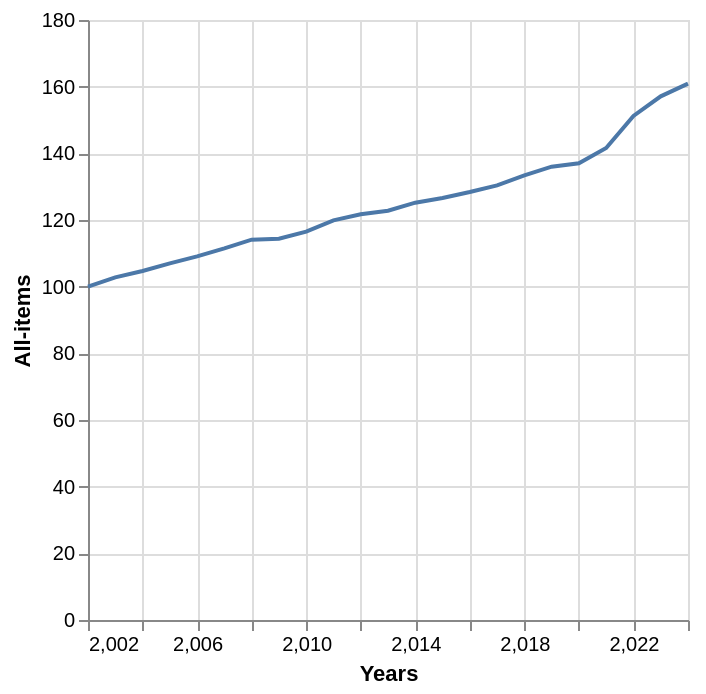

The notebook cell this image was saved under:
### Code cell
import altair as alt

data = pd.DataFrame(df)

# Vega-Altair's syntax and structure may be more comfortable for R and JavaScript users
alt.Chart(data).mark_line().encode(
    x='Years',
    y='All-items',
)

### Figure 1 — Vega-Lite specification as saved in the notebook (floating-point values rounded to 4 significant figures)
{"config": {"view": {"continuousWidth": 300, "continuousHeight": 300}}, "data": {"name": "data-583a02f35f10a0ed06512e9eea671e0e"}, "mark": {"type": "line"}, "encoding": {"x": {"field": "Years", "type": "quantitative"}, "y": {"field": "All-items", "type": "quantitative"}}, "$schema": "https://vega.github.io/schema/vega-lite/v5.20.1.json", "datasets": {"data-583a02f35f10a0ed06512e9eea671e0e": [{"Years": 2002, "All-items": 100.0, "Food": 100.0, "Shelter": 100.0, "Household operations, furnishings and equipment": 100.0, "Clothing and footwear": 100.0, "Transportation": 100.0, "Gasoline": 100.0, "Health and personal care": 100.0, "Recreation, education and reading": 100.0, "Alcoholic beverages, tobacco products and recreational cannabis": 100.0, "All-items excluding food and energy": 100.0, "All-items excluding energy": 100.0, "Energy": 100.0, "Goods": 100.0, "Services": 100.0, "YearDate": "2002-01-01T00:00:00"}, {"Years": 2003, "All-items": 102.8, "Food": 101.7, "Shelter": 103.2, "Household operations, furnishings and equipment": 100.7, "Clothing and footwear": 98.2, "Transportation": 105.2, "Gasoline": 106.4, "Health and personal care": 101.4, "Recreation, education and reading": 100.8, "Alcoholic beverages, tobacco products and recreational cannabis": 110.1, "All-items excluding food and energy": 102.5, "All-items excluding energy": 102.4, "Energy": 107.9, "Goods": 101.9, "Services": 103.6, "YearDate": "2003-01-01T00:00:00"}, {"Years": 2004, "All-items": 104.7, "Food": 103.8, "Shelter": 105.8, "Household operations, furnishings and equipment": 101.2, "Clothing and footwear": 98.0, "Transportation": 107.7, "Gasoline": 117.6, "Health and personal care": 102.8, "Recreation, education and reading": 101.1, "Alcoholic beverages, tobacco products and recreational cannabis": 116.0, "All-items excluding food and energy": 103.9, "All-items excluding energy": 103.8, "Energy": 115.2, "Goods": 103.4, "Services": 105.9, "YearDate": "2004-01-01T00:00:00"}, {"Years": 2005, "All-items": 107.0, "Food": 106.4, "Shelter": 109.2, "Household operations, furnishings and equipment": 101.7, "Clothing and footwear": 97.6, "Transportation": 112.0, "Gasoline": 132.6, "Health and personal care": 104.6, "Recreation, education and reading": 100.8, "Alcoholic beverages, tobacco products and recreational cannabis": 119.1, "All-items excluding food and energy": 105.3, "All-items excluding energy": 105.4, "Energy": 126.3, "Goods": 105.8, "Services": 108.2, "YearDate": "2005-01-01T00:00:00"}, {"Years": 2006, "All-items": 109.1, "Food": 108.9, "Shelter": 113.1, "Household operations, furnishings and equipment": 102.2, "Clothing and footwear": 95.8, "Transportation": 115.2, "Gasoline": 139.8, "Health and personal care": 105.9, "Recreation, education and reading": 100.6, "Alcoholic beverages, tobacco products and recreational cannabis": 121.7, "All-items excluding food and energy": 106.9, "All-items excluding energy": 107.2, "Energy": 132.8, "Goods": 107.1, "Services": 111.1, "YearDate": "2006-01-01T00:00:00"}, {"Years": 2007, "All-items": 111.5, "Food": 111.8, "Shelter": 116.9, "Household operations, furnishings and equipment": 103.2, "Clothing and footwear": 95.7, "Transportation": 117.1, "Gasoline": 146.1, "Health and personal care": 107.3, "Recreation, education and reading": 101.8, "Alcoholic beverages, tobacco products and recreational cannabis": 125.5, "All-items excluding food and energy": 109.0, "All-items excluding energy": 109.5, "Energy": 135.9, "Goods": 108.0, "Services": 114.8, "YearDate": "2007-01-01T00:00:00"}, {"Years": 2008, "All-items": 114.1, "Food": 115.7, "Shelter": 122.0, "Household operations, furnishings and equipment": 104.6, "Clothing and footwear": 93.8, "Transportation": 119.5, "Gasoline": 164.7, "Health and personal care": 108.8, "Recreation, education and reading": 102.2, "Alcoholic beverages, tobacco products and recreational cannabis": 127.5, "All-items excluding food and energy": 110.3, "All-items excluding energy": 111.3, "Energy": 149.3, "Goods": 109.4, "Services": 118.7, "YearDate": "2008-01-01T00:00:00"}, {"Years": 2009, "All-items": 114.4, "Food": 121.4, "Shelter": 121.6, "Household operations, furnishings and equipment": 107.3, "Clothing and footwear": 93.4, "Transportation": 113.1, "Gasoline": 135.8, "Health and personal care": 112.1, "Recreation, education and reading": 103.1, "Alcoholic beverages, tobacco products and recreational cannabis": 130.7, "All-items excluding food and energy": 111.5, "All-items excluding energy": 113.3, "Energy": 129.2, "Goods": 107.6, "Services": 121.2, "YearDate": "2009-01-01T00:00:00"}, {"Years": 2010, "All-items": 116.5, "Food": 123.1, "Shelter": 123.3, "Household operations, furnishings and equipment": 108.8, "Clothing and footwear": 91.6, "Transportation": 118.0, "Gasoline": 148.2, "Health and personal care": 115.1, "Recreation, education and reading": 104.0, "Alcoholic beverages, tobacco products and recreational cannabis": 133.1, "All-items excluding food and energy": 112.9, "All-items excluding energy": 114.8, "Energy": 137.8, "Goods": 109.2, "Services": 123.7, "YearDate": "2010-01-01T00:00:00"}, {"Years": 2011, "All-items": 119.9, "Food": 127.7, "Shelter": 125.6, "Household operations, furnishings and equipment": 110.9, "Clothing and footwear": 91.9, "Transportation": 125.6, "Gasoline": 177.8, "Health and personal care": 117.1, "Recreation, education and reading": 105.3, "Alcoholic beverages, tobacco products and recreational cannabis": 135.6, "All-items excluding food and energy": 114.7, "All-items excluding energy": 117.0, "Energy": 154.7, "Goods": 112.9, "Services": 126.7, "YearDate": "2011-01-01T00:00:00"}, {"Years": 2012, "All-items": 121.7, "Food": 130.8, "Shelter": 127.1, "Household operations, furnishings and equipment": 113.0, "Clothing and footwear": 92.0, "Transportation": 128.1, "Gasoline": 182.3, "Health and personal care": 118.7, "Recreation, education and reading": 105.9, "Alcoholic beverages, tobacco products and recreational cannabis": 137.6, "All-items excluding food and energy": 116.2, "All-items excluding energy": 118.8, "Energy": 157.3, "Goods": 114.0, "Services": 129.3, "YearDate": "2012-01-01T00:00:00"}, {"Years": 2013, "All-items": 122.8, "Food": 132.4, "Shelter": 128.7, "Household operations, furnishings and equipment": 114.4, "Clothing and footwear": 92.1, "Transportation": 129.0, "Gasoline": 183.4, "Health and personal care": 118.3, "Recreation, education and reading": 106.2, "Alcoholic beverages, tobacco products and recreational cannabis": 140.4, "All-items excluding food and energy": 117.2, "All-items excluding energy": 119.9, "Energy": 159.6, "Goods": 114.6, "Services": 131.0, "YearDate": "2013-01-01T00:00:00"}, {"Years": 2014, "All-items": 125.2, "Food": 135.5, "Shelter": 132.2, "Household operations, furnishings and equipment": 116.6, "Clothing and footwear": 93.2, "Transportation": 130.4, "Gasoline": 183.8, "Health and personal care": 119.0, "Recreation, education and reading": 107.4, "Alcoholic beverages, tobacco products and recreational cannabis": 146.6, "All-items excluding food and energy": 119.0, "All-items excluding energy": 122.0, "Energy": 165.3, "Goods": 116.5, "Services": 133.7, "YearDate": "2014-01-01T00:00:00"}, {"Years": 2015, "All-items": 126.6, "Food": 140.5, "Shelter": 133.7, "Household operations, furnishings and equipment": 119.7, "Clothing and footwear": 94.6, "Transportation": 126.5, "Gasoline": 153.4, "Health and personal care": 120.5, "Recreation, education and reading": 109.4, "Alcoholic beverages, tobacco products and recreational cannabis": 152.0, "All-items excluding food and energy": 121.2, "All-items excluding energy": 124.6, "Energy": 149.5, "Goods": 116.8, "Services": 136.4, "YearDate": "2015-01-01T00:00:00"}, {"Years": 2016, "All-items": 128.4, "Food": 142.6, "Shelter": 135.8, "Household operations, furnishings and equipment": 121.7, "Clothing and footwear": 94.4, "Transportation": 127.9, "Gasoline": 144.2, "Health and personal care": 122.2, "Recreation, education and reading": 111.3, "Alcoholic beverages, tobacco products and recreational cannabis": 156.8, "All-items excluding food and energy": 123.5, "All-items excluding energy": 126.9, "Energy": 145.0, "Goods": 117.9, "Services": 138.9, "YearDate": "2016-01-01T00:00:00"}, {"Years": 2017, "All-items": 130.4, "Food": 142.7, "Shelter": 138.1, "Household operations, furnishings and equipment": 121.9, "Clothing and footwear": 93.7, "Transportation": 132.9, "Gasoline": 161.2, "Health and personal care": 124.3, "Recreation, education and reading": 114.0, "Alcoholic beverages, tobacco products and recreational cannabis": 161.1, "All-items excluding food and energy": 125.5, "All-items excluding energy": 128.5, "Energy": 152.7, "Goods": 118.9, "Services": 142.0, "YearDate": "2017-01-01T00:00:00"}, {"Years": 2018, "All-items": 133.4, "Food": 145.3, "Shelter": 140.9, "Household operations, furnishings and equipment": 123.2, "Clothing and footwear": 94.5, "Transportation": 139.1, "Gasoline": 181.5, "Health and personal care": 125.9, "Recreation, education and reading": 115.3, "Alcoholic beverages, tobacco products and recreational cannabis": 167.9, "All-items excluding food and energy": 127.9, "All-items excluding energy": 131.0, "Energy": 162.9, "Goods": 121.1, "Services": 145.8, "YearDate": "2018-01-01T00:00:00"}, {"Years": 2019, "All-items": 136.0, "Food": 150.2, "Shelter": 144.5, "Household operations, furnishings and equipment": 123.6, "Clothing and footwear": 96.1, "Transportation": 141.5, "Gasoline": 170.5, "Health and personal care": 127.4, "Recreation, education and reading": 116.8, "Alcoholic beverages, tobacco products and recreational cannabis": 171.1, "All-items excluding food and energy": 130.5, "All-items excluding energy": 134.0, "Energy": 159.3, "Goods": 122.7, "Services": 149.2, "YearDate": "2019-01-01T00:00:00"}, {"Years": 2020, "All-items": 137.0, "Food": 153.7, "Shelter": 147.0, "Household operations, furnishings and equipment": 123.8, "Clothing and footwear": 94.4, "Transportation": 141.2, "Gasoline": 146.7, "Health and personal care": 129.2, "Recreation, education and reading": 115.7, "Alcoholic beverages, tobacco products and recreational cannabis": 171.9, "All-items excluding food and energy": 132.0, "All-items excluding energy": 135.8, "Energy": 147.2, "Goods": 122.5, "Services": 151.3, "YearDate": "2020-01-01T00:00:00"}, {"Years": 2021, "All-items": 141.6, "Food": 157.5, "Shelter": 152.7, "Household operations, furnishings and equipment": 125.2, "Clothing and footwear": 94.1, "Transportation": 151.4, "Gasoline": 192.4, "Health and personal care": 132.6, "Recreation, education and reading": 117.9, "Alcoholic beverages, tobacco products and recreational cannabis": 175.0, "All-items excluding food and energy": 135.1, "All-items excluding energy": 139.0, "Energy": 175.0, "Goods": 128.3, "Services": 154.8, "YearDate": "2021-01-01T00:00:00"}, {"Years": 2022, "All-items": 151.2, "Food": 171.5, "Shelter": 163.3, "Household operations, furnishings and equipment": 130.9, "Clothing and footwear": 95.4, "Transportation": 167.5, "Gasoline": 247.2, "Health and personal care": 138.0, "Recreation, education and reading": 123.5, "Alcoholic beverages, tobacco products and recreational cannabis": 181.3, "All-items excluding food and energy": 141.8, "All-items excluding energy": 146.9, "Energy": 214.4, "Goods": 139.4, "Services": 162.6, "YearDate": "2022-01-01T00:00:00"}, {"Years": 2023, "All-items": 157.1, "Food": 184.3, "Shelter": 172.5, "Household operations, furnishings and equipment": 132.0, "Clothing and footwear": 96.4, "Transportation": 169.0, "Gasoline": 228.4, "Health and personal care": 145.8, "Recreation, education and reading": 126.4, "Alcoholic beverages, tobacco products and recreational cannabis": 190.5, "All-items excluding food and energy": 147.3, "All-items excluding energy": 153.5, "Energy": 205.5, "Goods": 143.8, "Services": 170.1, "YearDate": "2023-01-01T00:00:00"}, {"Years": 2024, "All-items": 160.9, "Food": 189.3, "Shelter": 182.3, "Household operations, furnishings and equipment": 130.7, "Clothing and footwear": 93.3, "Transportation": 171.7, "Gasoline": 227.9, "Health and personal care": 150.4, "Recreation, education and reading": 127.0, "Alcoholic beverages, tobacco products and recreational cannabis": 196.2, "All-items excluding food and energy": 151.1, "All-items excluding energy": 157.5, "Energy": 204.3, "Goods": 144.3, "Services": 177.1, "YearDate": "2024-01-01T00:00:00"}]}}
